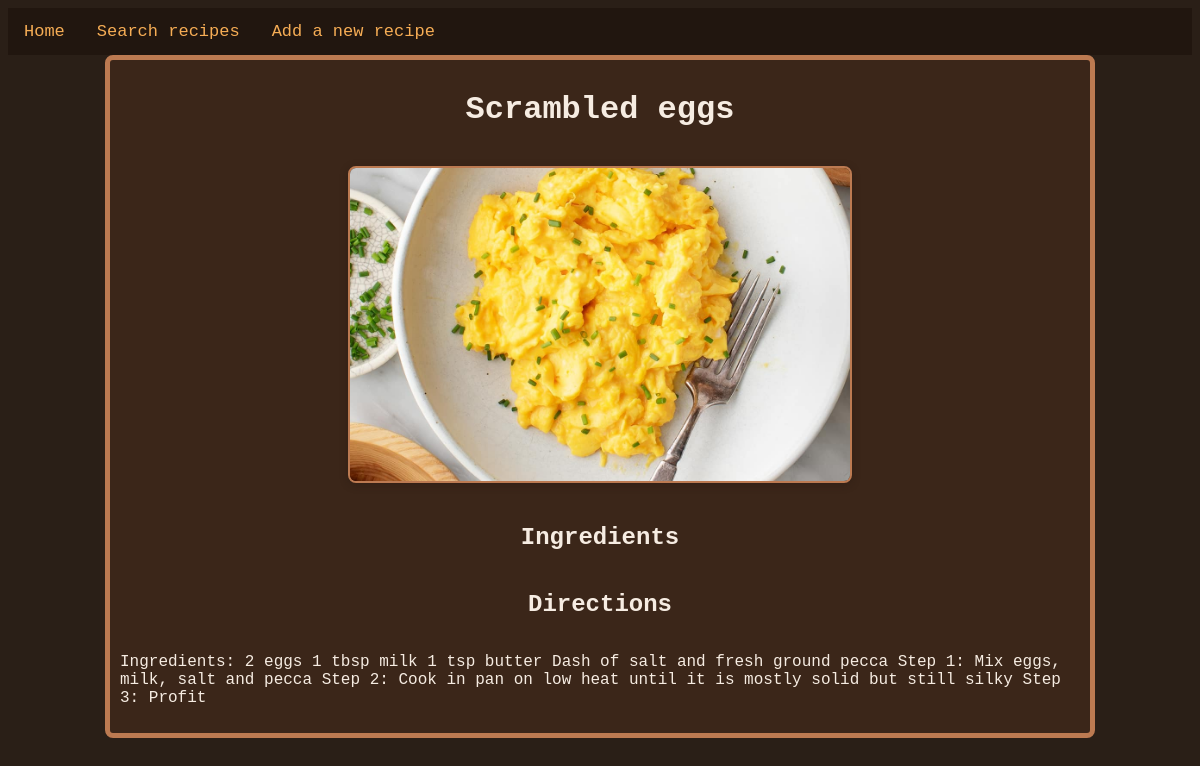
Page /recipes/1/ on the committed database.
### recipesMain/models.py (models this page shows, shortened)
class recipe(models.Model):
    recipeId = models.BigAutoField(primary_key = True)
    title = models.CharField(max_length = 50)
    prepTime = models.IntegerField(default=15)
    cookTime = models.IntegerField(default=20)
    ingredients = models.TextField()
    body = models.TextField()
    image = models.ImageField(upload_to="food_images/", default="food_images/icon.png")
    tag = models.ManyToManyField(category, db_column = "categoryTitle")
    class Meta:
        db_table = "recipe"

### recipesMain/views.py (the view)
# urls.py: path("<int:recipeId>/", views.expandRecipeView, name="expandRecipeView"),
def expandRecipeView(request, recipeId):
    try:
        recipesDisp = recipe.objects.get(pk=recipeId)
        recipeRequest = HttpResponse("This is recipe %s" % recipeId)
    except:
        raise Http404("Recipe does not exist. Maybe you should write it!")
    return render(request, "recipeViews/recipeExpand.html", {"recipesDisp": recipesDisp, })

### templates/recipeViews/recipeExpand.html
{% extends "base.html" %}
{% block content %}
<div class="centreColumn">
    <h1>{{ recipesDisp.title }}</h1>
    <p><img class="expandImage" src="{{ recipesDisp.image.url }}" alt="{{ recipesDisp.image.url }}"></p>
    <h2>Ingredients</h2>
    <h2>Directions</h2>
    <p>{{ recipesDisp.body }}</p>
</div>
{% endblock %}

### static/css/main.css (style rules this page uses)
:root { --autumn-bg: #2a1f17; --autumn-container-bg: #3b2619; --autumn-accent: #e08535; --autumn-accent-dark: #8f4c1c; --autumn-text: #f6ece2; --autumn-link: #f6ad55; --autumn-hover: #e57242; --autumn-border: #bc7a51; }
.centreColumn { width: 960px; height: 100%; padding: 10px; border: 5px solid var(--autumn-border); border-radius: 8px; word-break: keep-all; background-color: var(--autumn-container-bg); margin: auto; display: flex; flex-direction: column; align-items: center; color: var(--autumn-text); }
.expandImage { width: 100%; max-width: 500px; border-radius: 8px; border: 2px solid var(--autumn-border); box-shadow: 0 2px 8px #21160f55; }
body { color: var(--autumn-text); background-color: var(--autumn-bg); font-family: 'Lucida Console', 'Courier New', monospace; height: 100%; }

### rows in the picture
recipe: title "Scrambled eggs", image (picture), body "Ingredients: 2 eggs 1 tbsp milk 1 tsp butter Dash of salt and fresh ground pecca Step 1: Mix eggs, milk, salt and pecca Step 2: Cook in pan on low heat until it is mostly solid but still silky Step 3: Profit"
